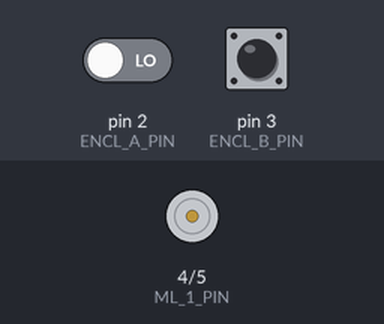
Recording of a sketch running on a simulated Arduino Uno, built with avr-gcc and run on an emulated ATmega328P. Shown: motor-driver pin pairs drawn as motors (green arrow = first pin HIGH = forward, orange = second pin HIGH = backward, longer = more drive, scaled by the enable pin). Inputs (shaded band) come from the test bench; at power-on: pin 2 (ENCL_A_PIN) LOW, pin 3 (ENCL_B_PIN) HIGH. What the sketch prints to the serial monitor is not drawn.

Above: at 0.1 s.
At 1.1 s:
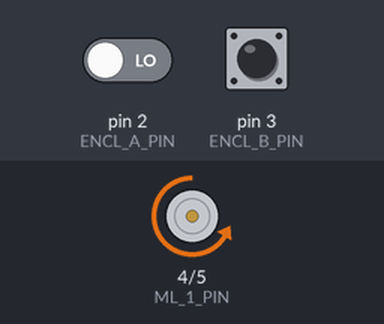
Timing chart, 0 to 2.6 s (numbered marks = the images above):
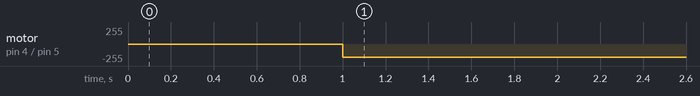

The sketch:

DC_motor_test_3.ino
```cpp
#define ENCL_A_PIN 2
#define ENCL_B_PIN 3
#define ML_1_PIN 4
#define ML_2_PIN 5
#define ML_PWM_PIN 6

int count_actual = 0;
int pwm_L = 0;

int count_target = 1000;
float kp = 0.52; // 0.5
float ki = 0.00625; // 0.3  0.00625
float kd = 0.03; // 0.03
float u = 0.0;

int e = 0;
int e_prev = 0;
uint64_t t_curr = 0;
uint64_t t_prev = 0;
float dt = 0.0;
float e_integral = 0.0;

volatile int pos = 0;
volatile int a_curr = false;
volatile int a_prev = false;
volatile int b_curr = false;
volatile int b_prev = false;

void setup() {
  Serial.begin(115200);
  pinMode(ENCL_A_PIN, INPUT);
  pinMode(ENCL_B_PIN, INPUT);
  pinMode(ML_1_PIN, OUTPUT);
  pinMode(ML_2_PIN, OUTPUT);
  pinMode(ML_PWM_PIN, OUTPUT);

  attachInterrupt(digitalPinToInterrupt(ENCL_A_PIN), readEncoder, CHANGE);
  attachInterrupt(digitalPinToInterrupt(ENCL_B_PIN), readEncoder, CHANGE);

  delay(1000);
}

void loop() {
  noInterrupts();
  count_actual = pos;
  interrupts();

  e = count_target - count_actual;

  t_curr = micros();
  dt = (float)(t_curr - t_prev)/1.0e6;
  t_prev = t_curr;

  if(abs(e) <= 725)
  {
    e_integral = e_integral + ki*e*dt;
    e_integral = constrain(e_integral, -150, 150);
  }
  else
  {
    e_integral = 0;
  }

  u = (int)(kp*e + e_integral + kd*(e - e_prev)/dt);
  u = constrain(u, -200, 200);

  if (u<0)
  {
    digitalWrite(ML_1_PIN, HIGH);
    digitalWrite(ML_2_PIN, LOW);
  }
  else
  {
    digitalWrite(ML_1_PIN, LOW);
    digitalWrite(ML_2_PIN, HIGH);
  }
  analogWrite(ML_PWM_PIN, abs(u));

  Serial.print(0);
  Serial.print(",");
  Serial.print(count_target);
  Serial.print(",");
  Serial.print(count_actual);
  Serial.print(",");
  // Serial.print(e);
  // Serial.print(",");
  Serial.println(u);

  e_prev = e;
  delay(5);

}

void readEncoder()
{
  a_curr = digitalRead(ENCL_A_PIN);
  b_curr = digitalRead(ENCL_B_PIN);

  if(a_curr != a_prev)
  {
    if (a_curr != b_curr)
    {
      pos++;
    }
    else
    {
      pos--;
    }
  }
  else
  {
    if (a_curr == b_curr)
    {
      pos++;
    }
    else
    {
      pos--;
    }
  }

  a_prev = a_curr;
  b_prev = b_curr;
}
```

Measured:
- by itself, motor on pin 4 (ML_1_PIN) / pin 5 (ML_2_PIN): stopped → backward 200/255 at 1.0 s
